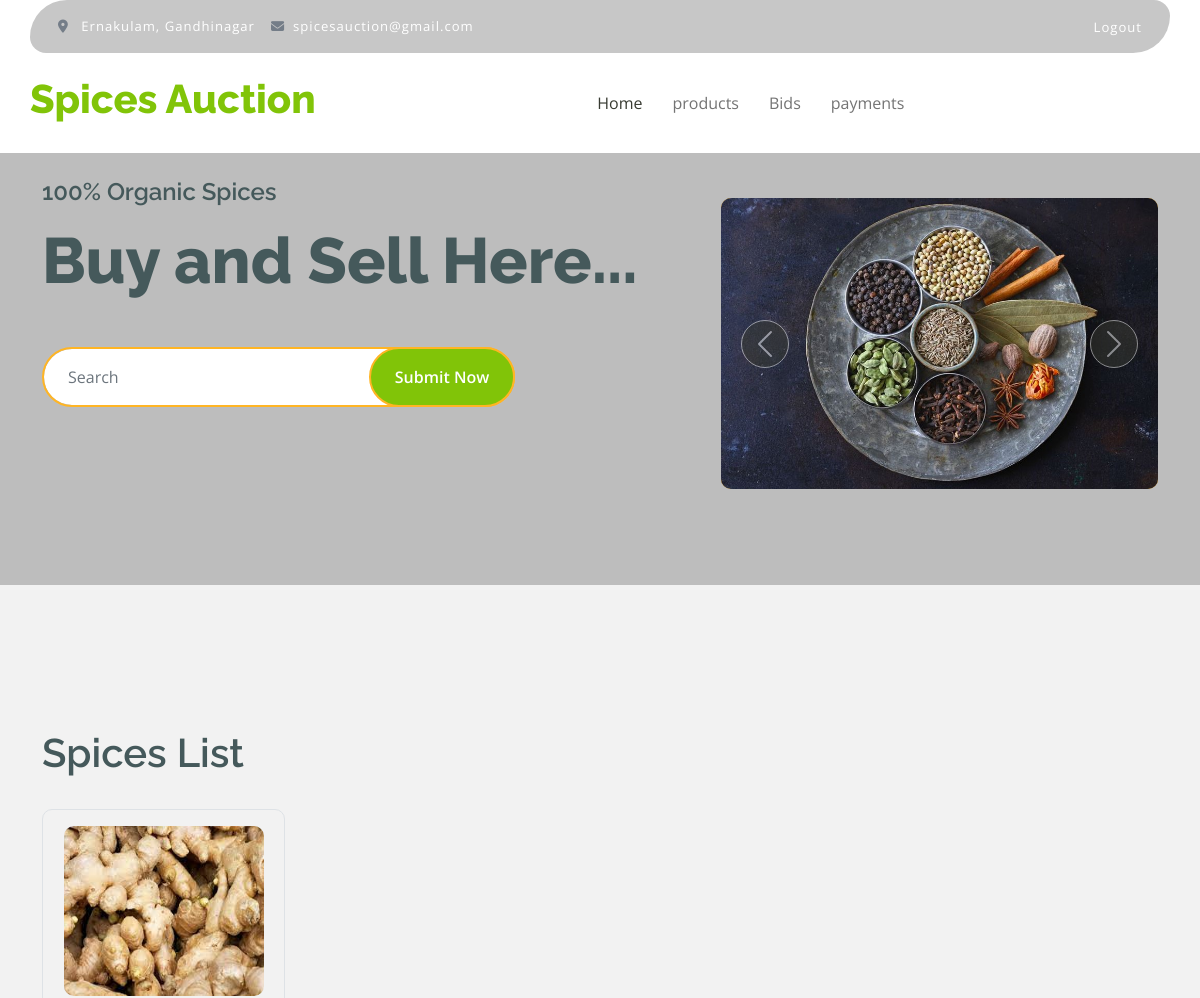
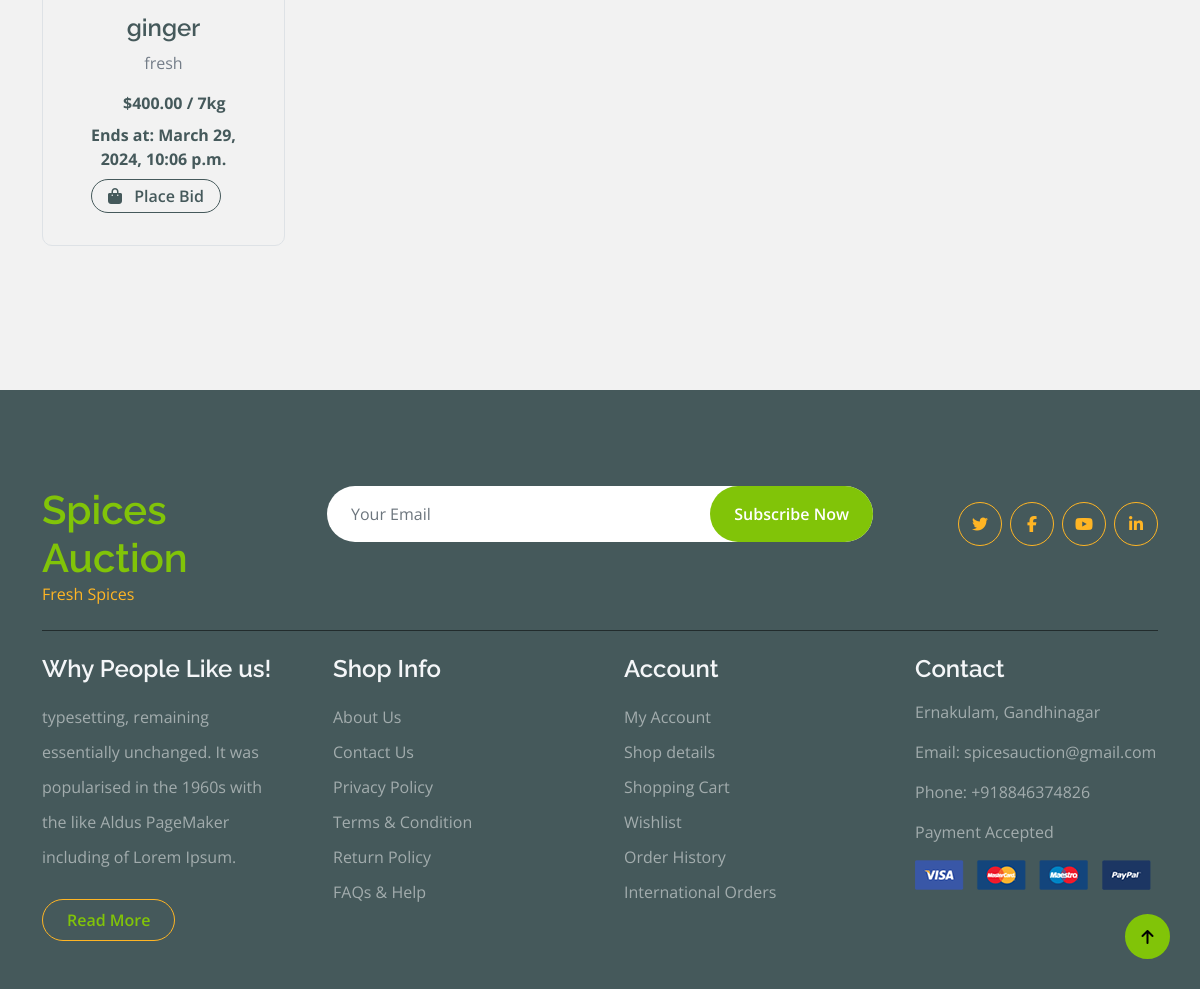
Page /auctions/ on the committed database (2 pictures, top to bottom).
### adminapi/models.py (models this page shows, shortened)
class Auction(models.Model):
    spice = models.ForeignKey(Spice, on_delete=models.CASCADE)
    auctioneer = models.ForeignKey(Seller, on_delete=models.CASCADE)
    starting_bid = models.DecimalField(max_digits=10, decimal_places=2)
    expected_bid = models.DecimalField(max_digits=10, decimal_places=2, default=0)
    number_of_lots = models.IntegerField(default=1)
    end_time = models.DateTimeField()
    created_at = models.DateTimeField(auto_now_add=True)
    choices= [
        ('Available', 'Available'),
        ('Sold', 'Sold'),
    ]
    status=models.CharField(max_length=50, choices=choices, default='Available')

class Spice(models.Model):
    seller = models.ForeignKey(Seller, on_delete=models.CASCADE)
    name = models.CharField(max_length=100)
    description = models.CharField(max_length=100)
    stock_quantity = models.PositiveIntegerField(default=0)
    image = models.ImageField(upload_to="images", null=True)
    created_at = models.DateTimeField(auto_now_add=True)
    choices= [
        ('Available', 'Available'),
        ('Not Available', 'Not Available'),
    ]
    status=models.CharField(max_length=50, choices=choices, default='Available')

### userapi/views.py (the view)
# urls.py: path("auctions/",views.AuctionsListView.as_view(),name="auctions-list"),
class AuctionsListView(ListView):
    template_name="user/home.html"
    model=Auction
    context_object_name="auctions"

### userapi/templates/user/home.html (shortened to what this page needs)
{%extends 'user/base.html'%}
{%load static%}
{%block body_block%}
        <div class="container-fluid py-5 mb-5 hero-headers" style="background-color: rgba(15, 14, 14, 0.232);">
            <div class="container py-5 ">
                <div class="row g-5 align-items-center">
                    <div class="col-md-12 col-lg-7">
                        <h4 class="mb-3 text-dark">100% Organic Spices</h4>
                        <h1 class="mb-5 display-3 text-dark">Buy and Sell Here...</h1>
                        <div class="position-relative mx-auto">
                            <input class="form-control border-2 border-secondary w-75 py-3 px-4 rounded-pill" type="text" placeholder="Search">
                            <button type="submit" class="btn btn-primary border-2 border-secondary py-3 px-4 position-absolute rounded-pill text-white h-100" style="top: 0; right: 25%;">Submit Now</button>
                        </div>
                    </div>
                    <div class="col-md-12 col-lg-5" style="margin-top: 150px;">
                        <div id="carouselId" class="carousel slide position-relative" data-bs-ride="carousel">
                            <div class="carousel-inner" role="listbox">
                                <div class="carousel-item active rounded">
                                    <img src="{% static 'img/hero-img-3.jpg' %}" class="img-fluid w-100 h-100 bg-secondary rounded" alt="First slide">
                                </div>
                            </div>
                            <button class="carousel-control-prev" type="button" data-bs-target="#carouselId" data-bs-slide="prev">
                                <span class="carousel-control-prev-icon" aria-hidden="true"></span>
                            </button>
                            <button class="carousel-control-next" type="button" data-bs-target="#carouselId" data-bs-slide="next">
                                <span class="carousel-control-next-icon" aria-hidden="true"></span>
                            </button>
                        </div>
                    </div>
                </div>
            </div>
        </div>
        <div class="container-fluid fruite py-5">
            <div class="container py-5">
                <div class="tab-class text-center">
                    <div class="row g-4">
                        <div class="col-lg-4 text-start mb-4">
                            <h1 >Spices List</h1>
                        </div>
                    </div>
                    <div class="tab-content">
                        <div id="tab-1" class="tab-pane fade show p-0 active">
                            <div class="row g-4">
                                <div class="col-lg-12">
                                    <div class="row g-5">
                                        {%for a in auctions%}
                                            <div class="col-md-6 col-lg-4 col-xl-3">
                                                <div class="rounded position-relative fruite-item border p-3">
                                                    <div class="fruite-img">
                                                        <img src="{{a.spice.image.url}}" alt="" width="200px" height="170px" style="border-radius: 10px;" >
                                                    </div>
                                                    <div class="p-3">
                                                        <h4>{{a.spice.name}}</h4>
                                                        <p>{{a.spice.description}}</p>
                                                        <div class="d-flex justify-content-between flex-lg-wrap">
                                                            <p class="text-dark fs-6 fw-bold mb-2 ms-5">${{a.starting_bid}} / {{a.spice.stock_quantity}}kg</p>
                                                            <p class="text-dark fs-6 fw-bold mb-2">Ends at: {{a.end_time}}</p>
                                                            <a class="btn border border-dark rounded-pill px-3 py-1 text-dark ms-3" id="show-form-btn"><i class="fa fa-shopping-bag me-2"></i> Place Bid</a>
                                                        </div>
                                                    </div>
                                                </div>
                                            </div>
                                        {%endfor%}
                                    </div>
                                </div>
                            </div>
                        </div>
                    </div>
                </div>
            </div>
        </div>
        {%endblock%}

### userapi/static/css/style.css (style rules this page uses)
.btn { font-weight: 600; transition: .5s; }
.btn.border-secondary { transition: 0.5s; }
.hero-headers { background-position: center; background-repeat: no-repeat; }
.carousel-item { position: relative; }
.carousel-control-next, .carousel-control-prev { width: 48px; height: 48px; border-radius: 48px; border: 1px solid var(--bs-white); background: var(--bs-primary); position: absolute; top: 50%; transform: translateY(-50%); }
.carousel-control-next { margin-right: 20px; }
.carousel-control-prev { margin-left: 20px; }
.fruite .fruite-item { height: 100%; transition: 0.5s; }
.fruite .fruite-item .fruite-img { overflow: hidden; transition: 0.5s; border-radius: 10px 10px 0 0; }
.fruite .fruite-item .fruite-img img { transition: 0.5s; }

### userapi/templates/user/home.html (style rules this page uses)
body { background-color: #f2f2f2; }

### rows in the picture
Auction: spice.image (picture), spice.name "ginger", spice.description "fresh", starting_bid "400.00", spice.stock_quantity "7", end_time "March 29, 2024, 10:06 p.m."
